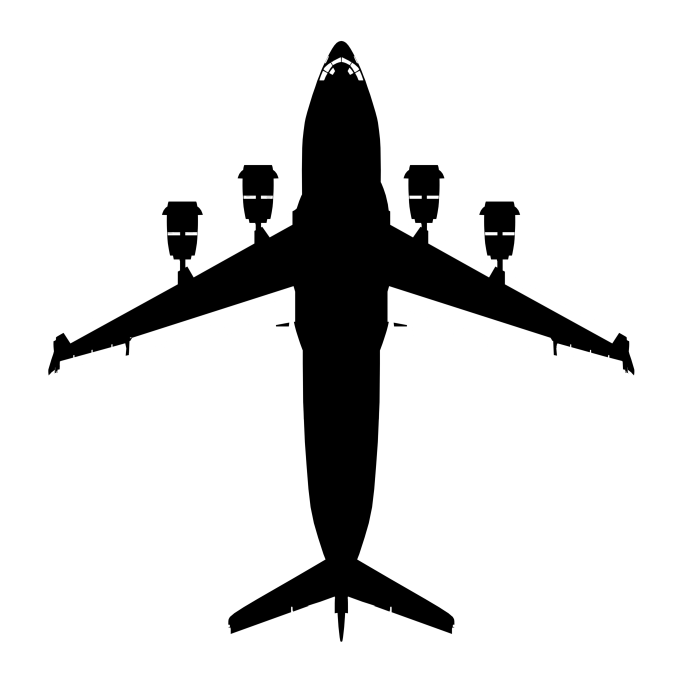
#> input picture ArtSource/C17Globemaster/output/panel_mask_2048.png, 2048 x 2048 px, given in place of HD_P47_CAS.png, which was not available (shown at 1/3 size)
$ python audit_references.py
#> lines starting #> are read from the running program, lines starting #| are printed output that depends on the picture
### ArtSource/VehiclePipeline/images.py
"""Native-size exports and review sheets; requires Pillow and numpy outside Blender."""
from pathlib import Path
import json
import numpy as np
from PIL import Image, ImageDraw, ImageFilter, ImageFont

from pipeline import read_json, write_json


# [71 lines left out: functions parts_atlas, resize_linear, composite_linear, check_margin, not called in this run]


def font(size=16):
    path = Path("C:/Windows/Fonts/malgun.ttf")
    return ImageFont.truetype(str(path), size) if path.exists() else ImageFont.load_default()


# [17 lines left out: functions sheet, line_settings, not called in this run]


def line_rgb(style, settings):
    from pipeline import paint_rgb
    return np.array(paint_rgb(settings.get("value", 56), "paint", style))


# [175 lines left out: functions _shift, surface_line_colour, _mix_lines, boundary_lines, damage_overlay, clean_line_mask and 1 more, not called in this run]


def overlay_names(root, name, render):
    keys = render.get("damage_layers", {}).get("views", {}).get(name, [])
    return [f"{name}__{k}" for k in keys], [f"{name}__{k}_destroyed" for k in keys]


# [120 lines left out: functions complete, finish, not called in this run]


# [3 lines that do not run on import are left out]

### ArtSource/C17Globemaster/audit_references.py
"""Read-only style audit across Main air support and Arsenal aircraft assets."""
from pathlib import Path
import hashlib,json,sys
import numpy as np
from PIL import Image,ImageDraw

HERE=Path(__file__).resolve().parent
main=HERE.parents[1]
arsenal=main.parent/'Helodrace-LobosArsenal'
sys.path.insert(0,str(HERE.parent/'VehiclePipeline'))
from images import font
items=[
    ('Main P-47',main/'Textures/Effects/CAS/HD_P47_CAS.png'),
    ('Main A-10C',main/'Textures/Effects/CAS/A10/HD_A10C.png'),
    ('Main MH-60M',main/'Textures/Effects/Aircraft/MH60M/HD_MH60M_Base.png'),
    ('Arsenal P-47',arsenal/'1.6/Textures/Aerocraft/P-47/HD_P47.png'),
    ('Arsenal DH-4',arsenal/'1.6/Textures/Aerocraft/DH-4/HD_DH4.png')]
board=Image.new('RGB',(1650,430),(94,98,103));draw=ImageDraw.Draw(board)
#> after `board = Image.new('RGB', (1650, 430), (94, 98, 103))`:
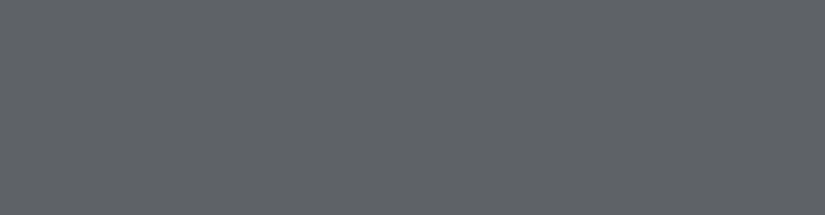
#> board: PIL image 1650x430 RGB (shown at 1/2 size); mean R, G, B 94, 98, 103
records=[]
for i,(label,path) in enumerate(items):
    image=Image.open(path).convert('RGBA');box=image.getchannel('A').getbbox()
#> further down, image is the input picture: PIL image 2048x2048 RGBA; mean R, G, B, A 10.3, 10.3, 10.3, 48.6
#> after `box = image.getchannel('A').getbbox()`: box = (144, 122, 1904, 1926)
    crop=image.crop(box);crop.thumbnail((300,325),Image.Resampling.LANCZOS)
#> after `crop = image.crop(box)`:
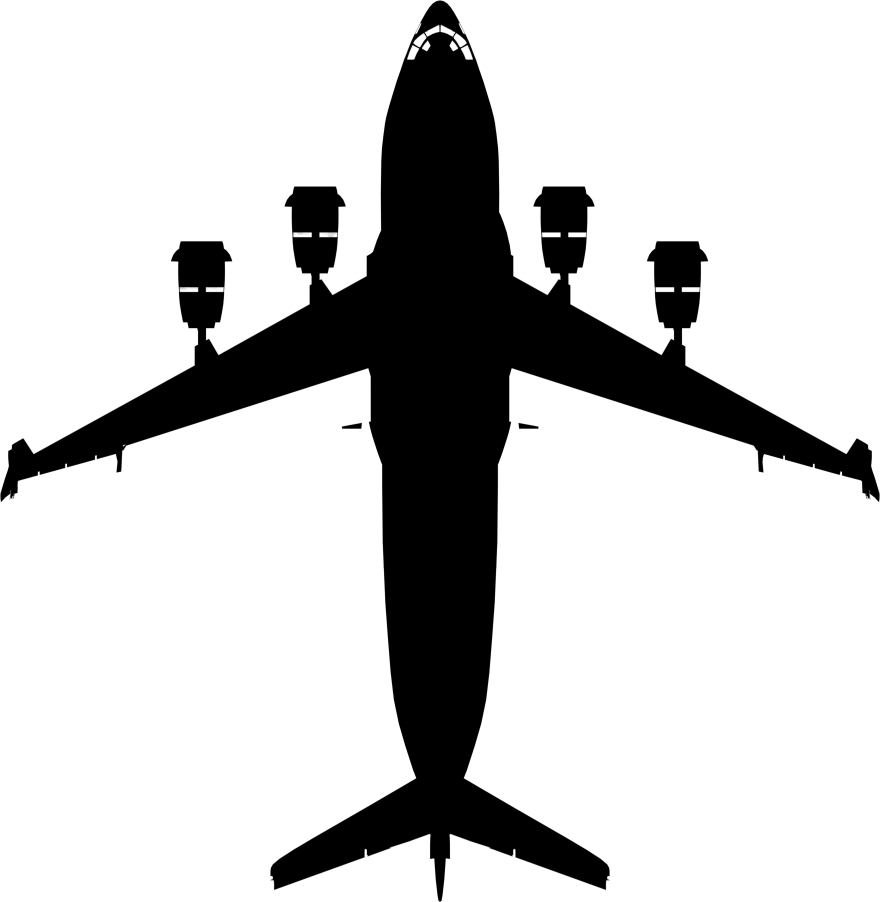
#> crop: PIL image 1760x1804 RGBA (shown at 1/2 size); mean R, G, B, A 13.6, 13.6, 13.6, 64.2; transparent parts drawn white
#> after `crop.thumbnail((300, 325), Image.Resampling.LANCZOS)`:
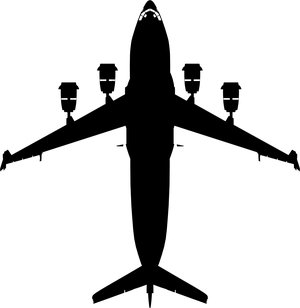
#> crop: PIL image 300x308 RGBA; mean R, G, B, A 15.8, 15.8, 15.8, 64.2; transparent parts drawn white
    board.paste(crop,(i*330+(330-crop.width)//2,55+(325-crop.height)//2),crop)
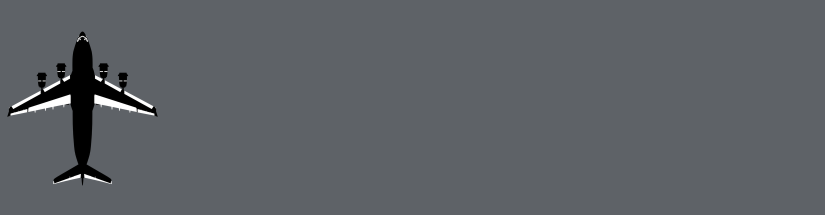
#> board: PIL image 1650x430 RGB (shown at 1/2 size); mean R, G, B 92.6, 96.5, 101.3
    draw.text((i*330+12,15),label,font=font(19),fill='white')
    draw.text((i*330+12,395),str(image.size)+' bbox '+str(box),font=font(11),fill='white')
    pixels=np.asarray(image)
    # At an exterior crossing, count only the opaque black border before paint.
    samples=[]
    for y in range(box[1]+1,box[3]-1):
        opaque=np.where(pixels[y,:,3]>240)[0]
        if not len(opaque):continue
        start=int(opaque.min());width=0
        for x in range(start,image.width):
            if pixels[y,x,3]>240 and max(pixels[y,x,:3])<24:width+=1
            else:break
        if 2<=width<=20:samples.append(width)
#> this loop made 1802 passes
#> start on passes 3 to 5: 1016, 1014, 1013
#> after the loop, samples = 125 values, max 20 at index 2, min 2 at index 108, mean 8.94
    records.append(dict(label=label,path=str(path),sha256=hashlib.sha256(path.read_bytes()).hexdigest(),
        size=image.size,bounds=box,median_horizontal_black_boundary_pixels=float(np.median(samples)) if samples else None,
        boundary_sample_note='Horizontal opaque edge crossings only; curvature/slopes mean this is not the author original stroke setting'))
#> pass 2 of the loop `for i,(label,path) in enumerate(items):`:
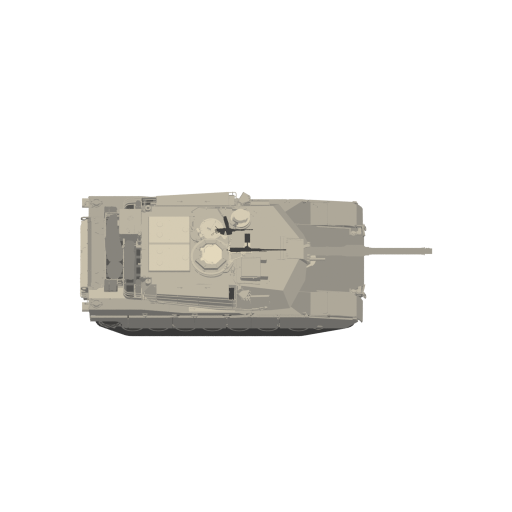
#> input picture ArtSource/M1A2Abrams/output/source_east.png, 1024 x 1024 px, given in place of HD_A10C.png, which was not available (shown at 1/2 size)
#> image is the input picture: PIL image 1024x1024 RGBA; mean R, G, B, A 24, 23.2, 21.3, 37.7
#> box = (158, 383, 865, 674)
#> crop: PIL image 707x291 RGBA
#> `crop.thumbnail((300, 325), Image.Resampling.LANCZOS)`:
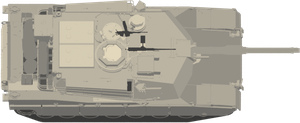
#> crop: PIL image 300x123 RGBA; mean R, G, B, A 125.3, 121.2, 110.9, 192.3; transparent parts drawn white
#> `board.paste(crop,(i*330+(330-crop.width)//2,55+(325-crop.height)//2),c..`:
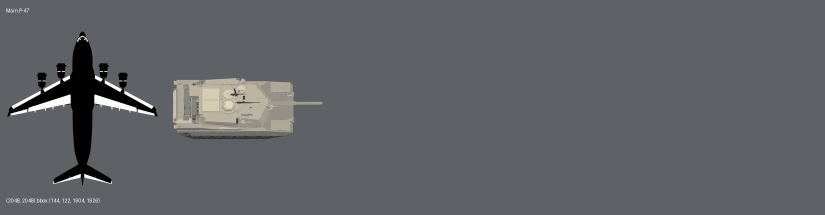
#> board: PIL image 1650x430 RGB (shown at 1/2 size); mean R, G, B 95.3, 98.8, 103
#> the loop `for y in range(box[1]+1,box[3]-1):` made 289 passes
#> start on passes 2 to 4: 439, 426, 405
#> after the loop `for y in range(box[1]+1,box[3]-1):`: samples = []
#> (the run stopped early here; a loop or call above may not have finished)
